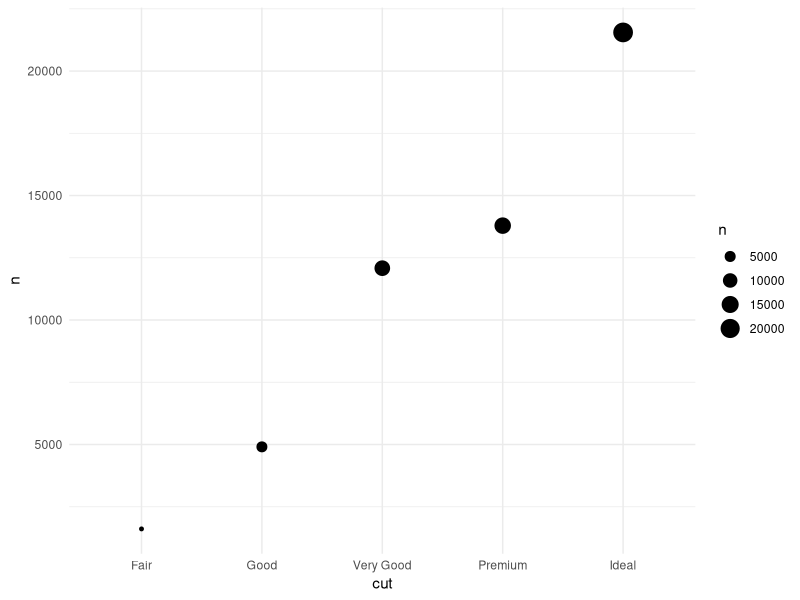
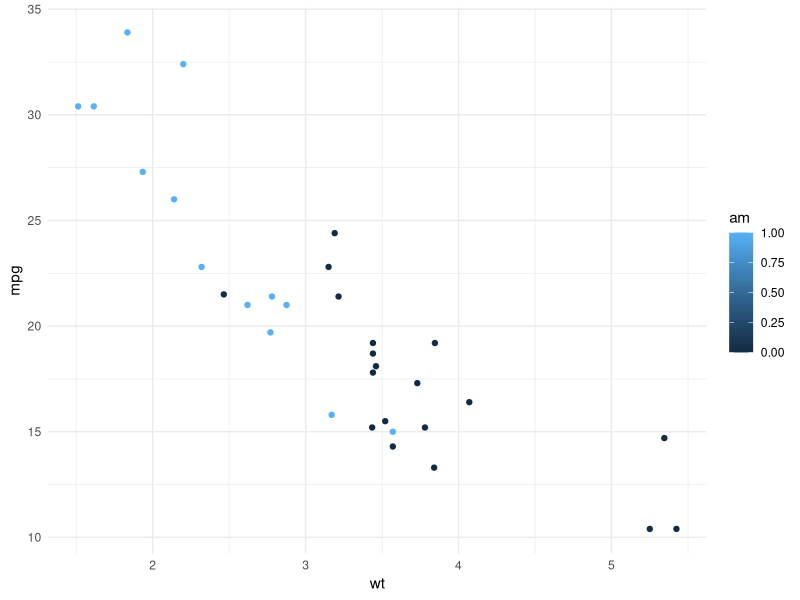
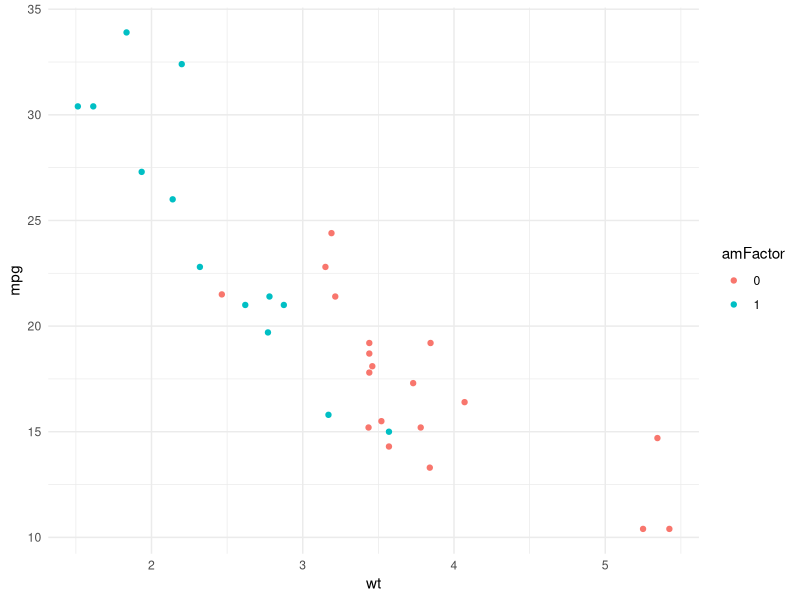
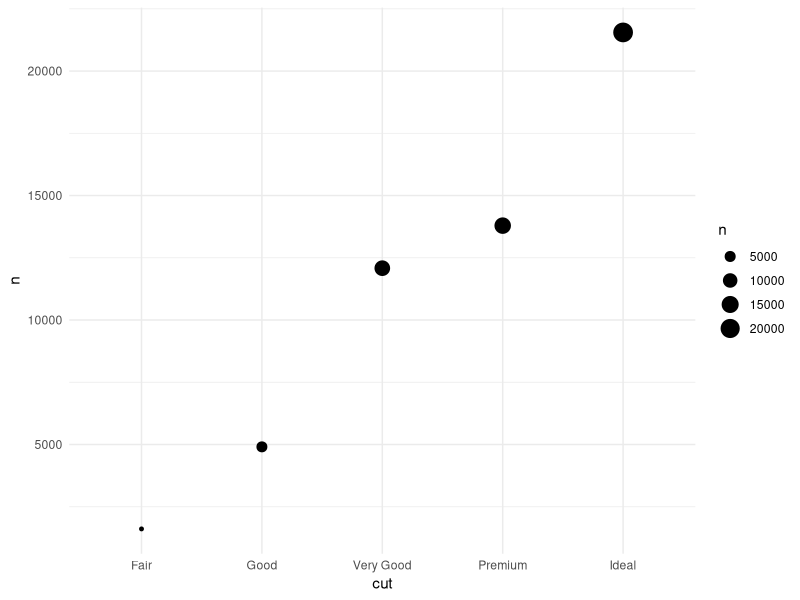
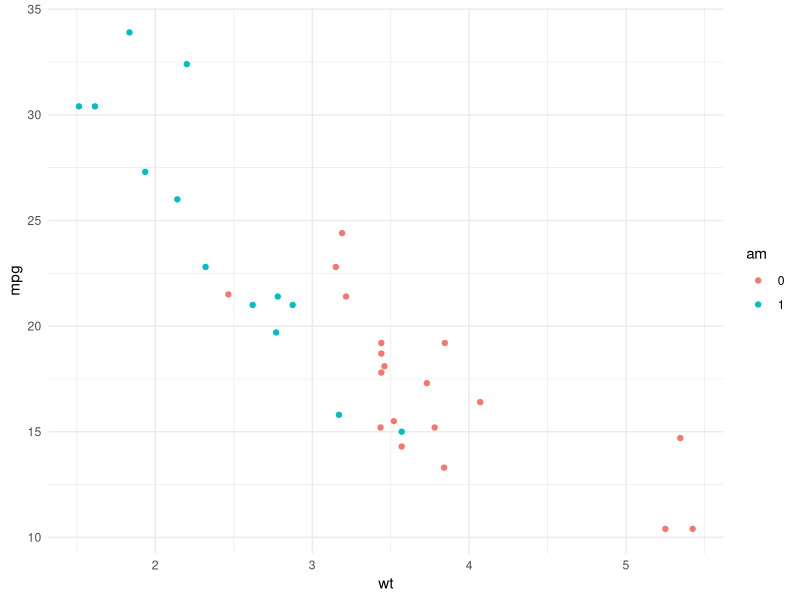
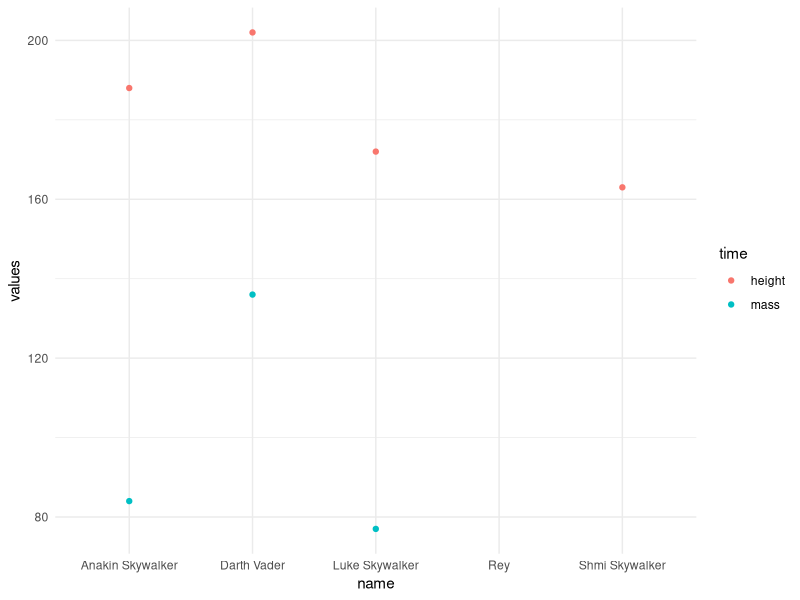
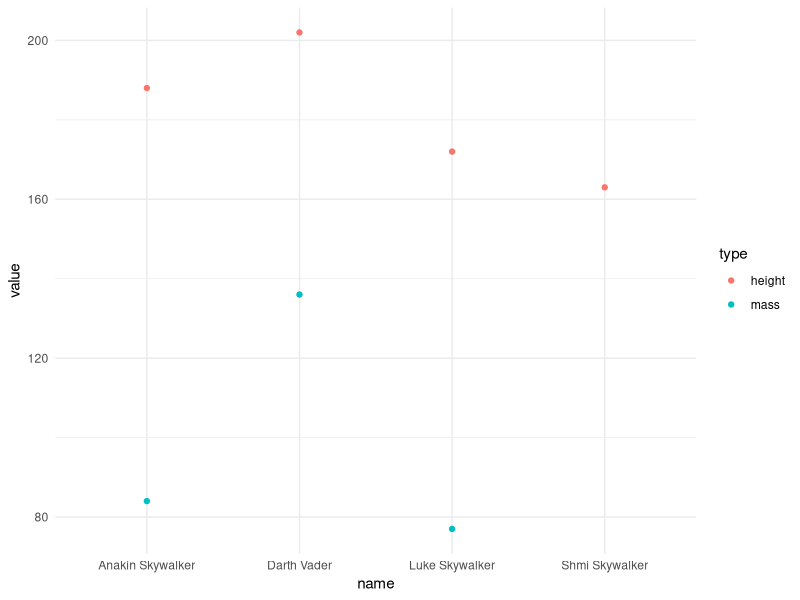
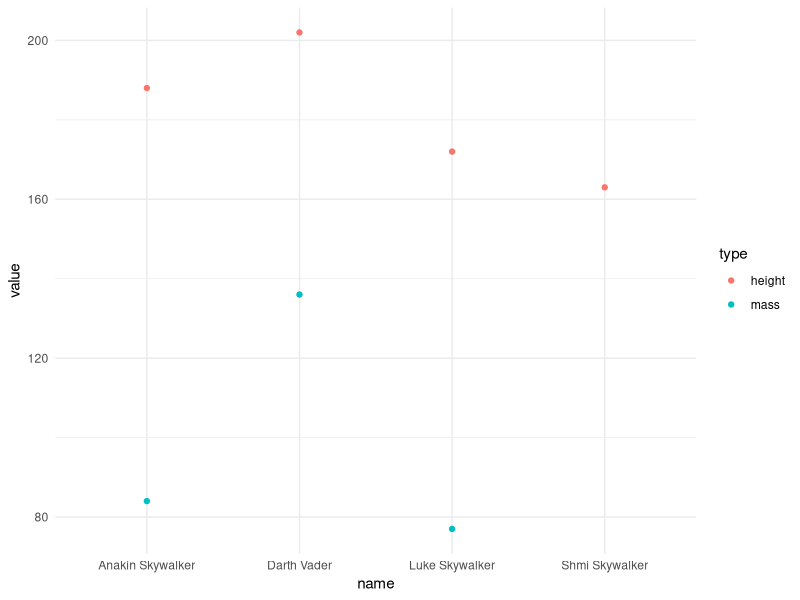

The R script that drew these images, in order:
## ---- chunk 1
knitr::opts_chunk$set(echo = TRUE, warning = FALSE, message = FALSE, error = FALSE, comment = "")
## ---- chunk 2

library(ggplot2)

plotDat = aggregate(diamonds$cut, by = list(cut = diamonds$cut), FUN = length)

colnames(plotDat)[2] = "n"

plotDat
## ---- chunk 3
ggplot(plotDat, aes(x = cut, y = n)) +
  geom_point(aes(size = n)) +
  theme_minimal()
## ---- chunk 4
ggplot(mtcars, aes(x = wt, y = mpg, color = am)) + 
  geom_point() +
  theme_minimal()
## ---- chunk 5
library(dplyr)

mtcars$amFactor = as.factor(mtcars$am) 

ggplot(mtcars, aes(x = wt, y = mpg, color = amFactor)) + 
  geom_point() +
  theme_minimal()
## ---- chunk 6
diamonds %>% 
  group_by(cut) %>% 
  summarize(n = n()) %>% 
  ggplot(., aes(x = cut, y = n)) +
  geom_point(aes(size = n)) +
  theme_minimal()
  
## ---- chunk 7
mtcars %>% 
  mutate(am = as.factor(am)) %>%  
  ggplot(., aes(x = wt, y = mpg, color = am)) + 
  geom_point() +
  theme_minimal()
## ---- chunk 8

## ---- chunk 9
mtcars[, -c(1:2)]

dropVars = c("vs", "drat")

mtcars[, !(names(mtcars) %in% dropVars)]
## ---- chunk 10
testData = lavaan::HolzingerSwineford1939

names(testData)

keepers = c(grep("^age", names(testData), value = TRUE), 
            paste("x", 1:9, sep = ""))

testData = testData[, keepers]

## ---- chunk 11
mtcars %>% 
  select(mpg, starts_with("c"), -vs)
## ---- chunk 12
summary(mtcars[mtcars$mpg < mean(mtcars$mpg), ])
## ---- chunk 13
mtcars %>% 
  filter(cyl == 4 | cyl == 8) %>% 
  summary()
## ---- chunk 14
mtcars %>% 
  filter(cyl == 4 & mpg > 25 | am == 1) %>% 
  summary()
## ---- chunk 15
mtcars %>% 
  filter(cyl != 4) %>% 
  summary()
## ---- chunk 16
mtcars %>% 
  filter(mpg < mean(mpg)) %>% 
  summary()
## ---- chunk 17
mtcars$roundedMPG = round(mtcars$mpg)
## ---- chunk 18
mtcars = mtcars %>% 
  mutate(roundMPG = round(mpg))
## ---- chunk 19

data("starwars")

as.data.frame(starwars) %>% 
  filter(species == "Human" & grepl("(Skywalker)|(Rey)|(Vader)|(Kylo)", .$name)) %>% 
  select(name, height, mass) %>% 
  reshape(., idvar = "name", v.names = "values", varying = list(2:3), 
          times = c("height", "mass"), direction = "long") %>% 
  ggplot(., aes(x = name, y = values, color = time)) + 
  geom_point() +
  theme_minimal()
  
## ---- chunk 20
as.data.frame(starwars) %>% 
  filter(species == "Human" & grepl("(Skywalker)|(Rey)|(Vader)|(Kylo)", .$name)) %>% 
  select(name, height, mass) %>% 
  reshape::melt.data.frame(., id.vars = "name", 
                           measure.vars = 2:3, variable_name = "type", na.rm = TRUE) %>% 
  ggplot(., aes(x = name, y = value, color = type)) + 
  geom_point() +
  theme_minimal()
## ---- chunk 21
starwars %>% 
  filter(species == "Human" & grepl("(Skywalker)|(Rey)|(Vader)|(Kylo)", .$name)) %>% 
  select(name, height, mass) %>% 
  reshape2::melt(., id.vars = "name", 
                           measure.vars = 2:3, variable.name = "type", 
                           value.name = "value", na.rm = TRUE) %>% 
  ggplot(., aes(x = name, y = value, color = type)) + 
  geom_point() +
  theme_minimal()
## ---- chunk 22
starwars %>% 
  filter(species == "Human" & grepl("(Skywalker)|(Rey)|(Vader)|(Kylo)", .$name)) %>% 
  select(name, height, mass) %>% 
  tidyr::gather(., key = type, value = value, -name) %>% 
  ggplot(., aes(x = name, y = value, color = type)) + 
  geom_point() +
  theme_minimal()
## ---- chunk 23
1:5
## ---- chunk 24
fido = 1:5
## ---- chunk 25
fido = fido * 2
## ---- chunk 26
sum(fido)
## ---- chunk 27
meanFunction = function(x) {
  xLength = length(x)
  
  res = sum(x) / xLength
  
  return(res)
}
## ---- chunk 28
x = 1:5

# or...

x = c(1:4, 6)
## ---- chunk 29
x = x + 1
## ---- chunk 30
testFunc = function(x) {
  res = sum(x * 3)
  return(res)
}
